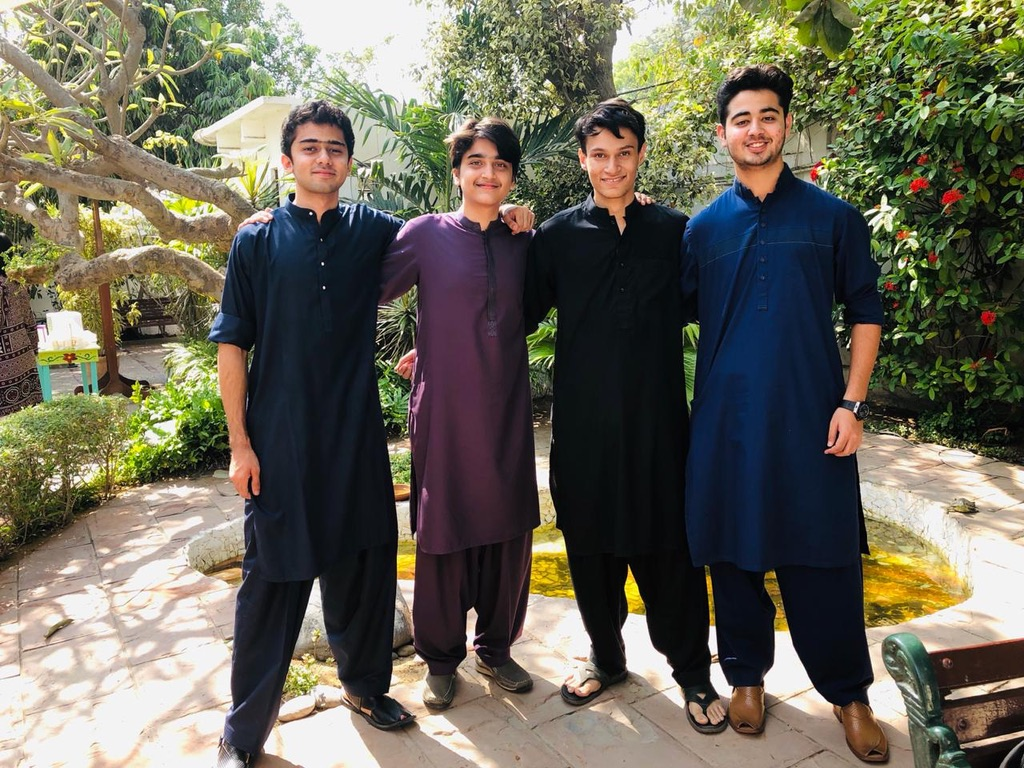
#> input picture Image Processing/UNADJUSTEDNONRAW_thumb_9d8.jpg, 1024 x 768 px, found by its file name
$ python FaceDetection.py
#> lines starting #> are read from the running program, lines starting #| are printed output that depends on the picture; after the words box and inside, x2 and y2 are one past the last pixel; in counts of white or black regions, pixels touching at a corner belong together
import cv2
face_cascade = cv2.CascadeClassifier("/Users/a./Desktop/Image Processing/haarcascade_frontalface_default.xml")
img = cv2.imread("/Users/a./Desktop/Image Processing/UNADJUSTEDNONRAW_thumb_9d8.jpg")
#> img is the input picture: shape (768, 1024, 3); mean B, G, R 87.4, 102.4, 105.7

gray = cv2.cvtColor(img,cv2.COLOR_BGR2GRAY)
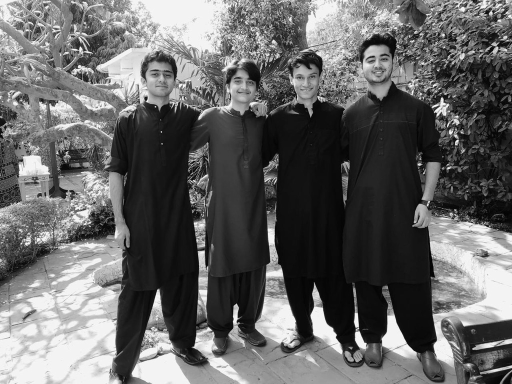
#> gray: shape (768, 1024) (shown at 1/2 size); min 0, max 255, mean 101.6
faces = face_cascade.detectMultiScale(gray,scaleFactor=1.05,minNeighbors=10)
#> faces = [[579, 131, 65, 65], [286, 120, 74, 74], [455, 140, 62, 62], [716, 87, 80, 80]]

for x,y,w,h in faces:
    img = cv2.rectangle(img,(x,y),(x+w,y+h),(0,255,0),3)
#> this loop made 4 passes
#> pass 1, `img = cv2.rectangle(img,(x,y),(x+w,y+h),(0,255,0),3)`:
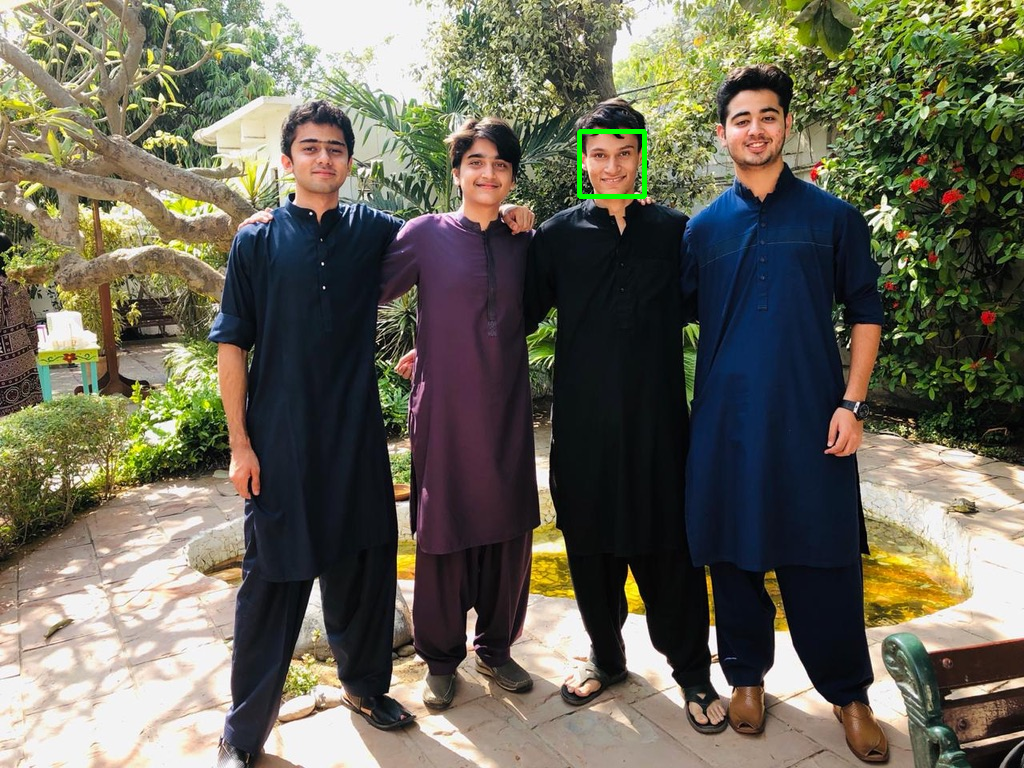
#> img: shape (768, 1024, 3); 0.16% of pixels changed, all inside (x1, y1, x2, y2) = (577, 129, 647, 199)
#> pass 2, `img = cv2.rectangle(img,(x,y),(x+w,y+h),(0,255,0),3)`:
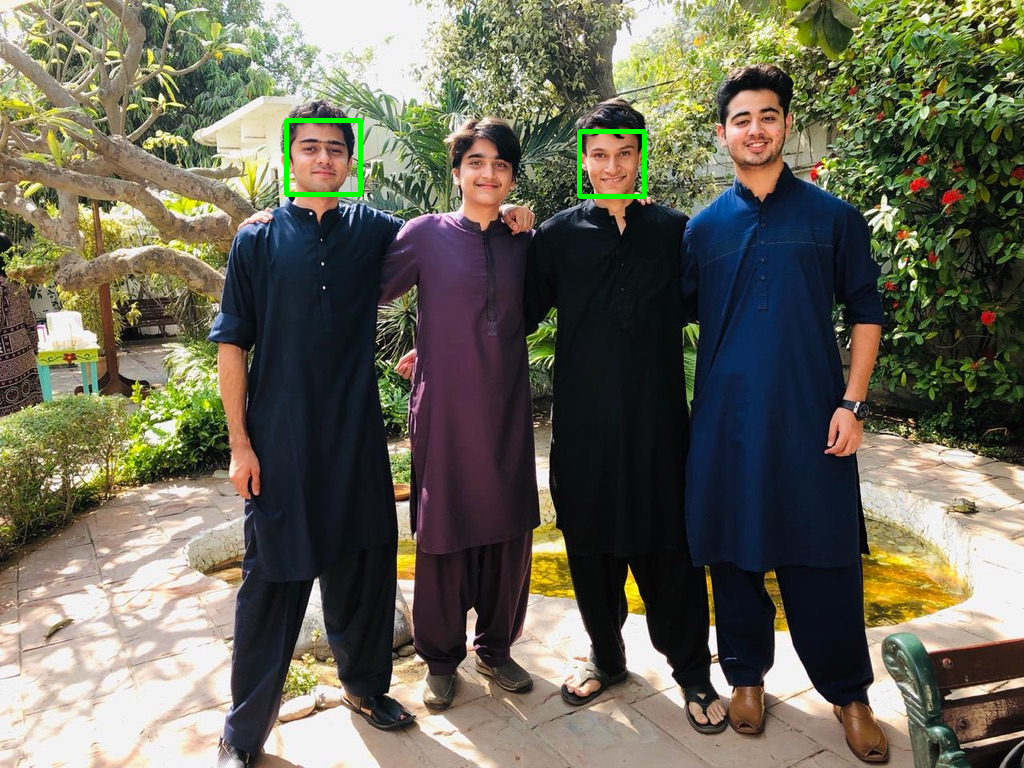
#> img: shape (768, 1024, 3); 0.19% of pixels changed, all inside (x1, y1, x2, y2) = (284, 118, 363, 197)
#> pass 3, `img = cv2.rectangle(img,(x,y),(x+w,y+h),(0,255,0),3)`:
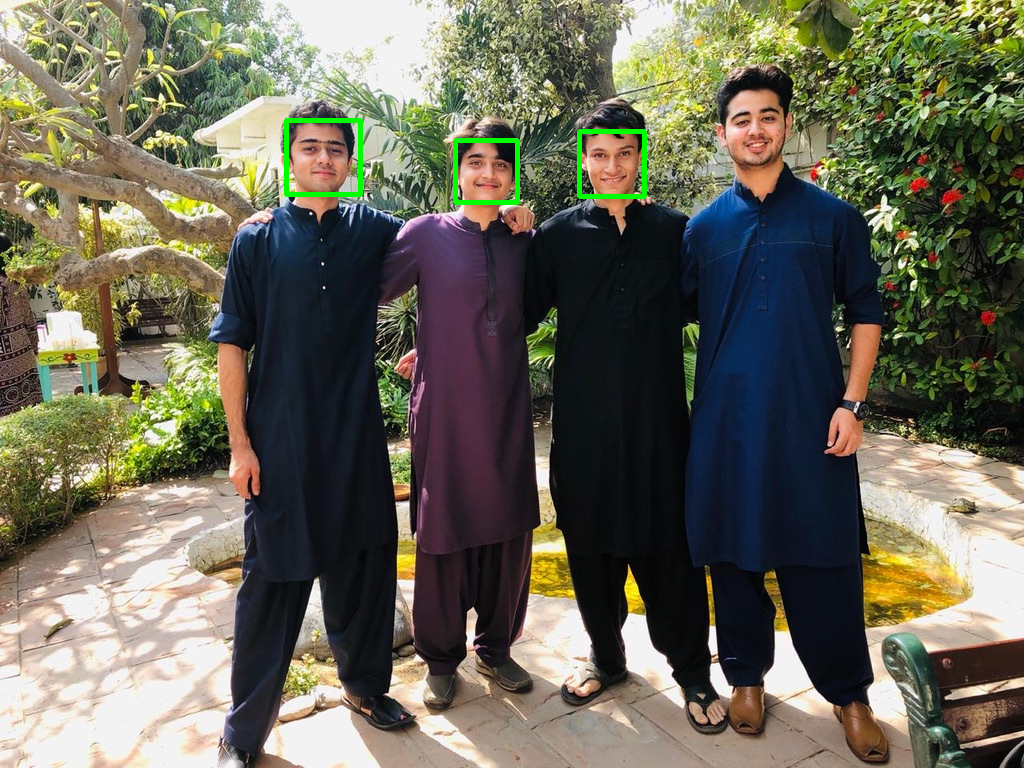
#> img: shape (768, 1024, 3); 0.16% of pixels changed, all inside (x1, y1, x2, y2) = (453, 138, 520, 205)
#> after the loop:
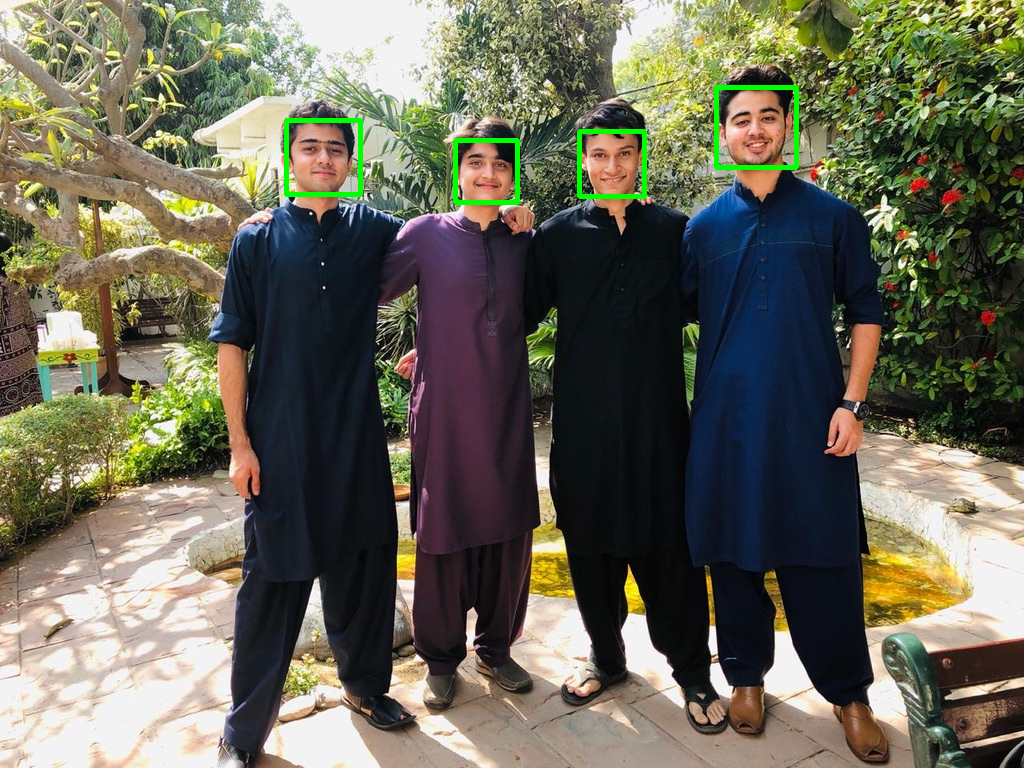
#> img: shape (768, 1024, 3); 0.2% of pixels changed, all inside (x1, y1, x2, y2) = (714, 85, 799, 170)

cv2.imshow("GRAY",img)
cv2.waitKey(0)
#> (the run stopped early here; a loop or call above may not have finished)

$ run again, with Image Processing/UNADJUSTEDNONRAW_thumb_5d8.jpg copied over Image Processing/UNADJUSTEDNONRAW_thumb_9d8.jpg
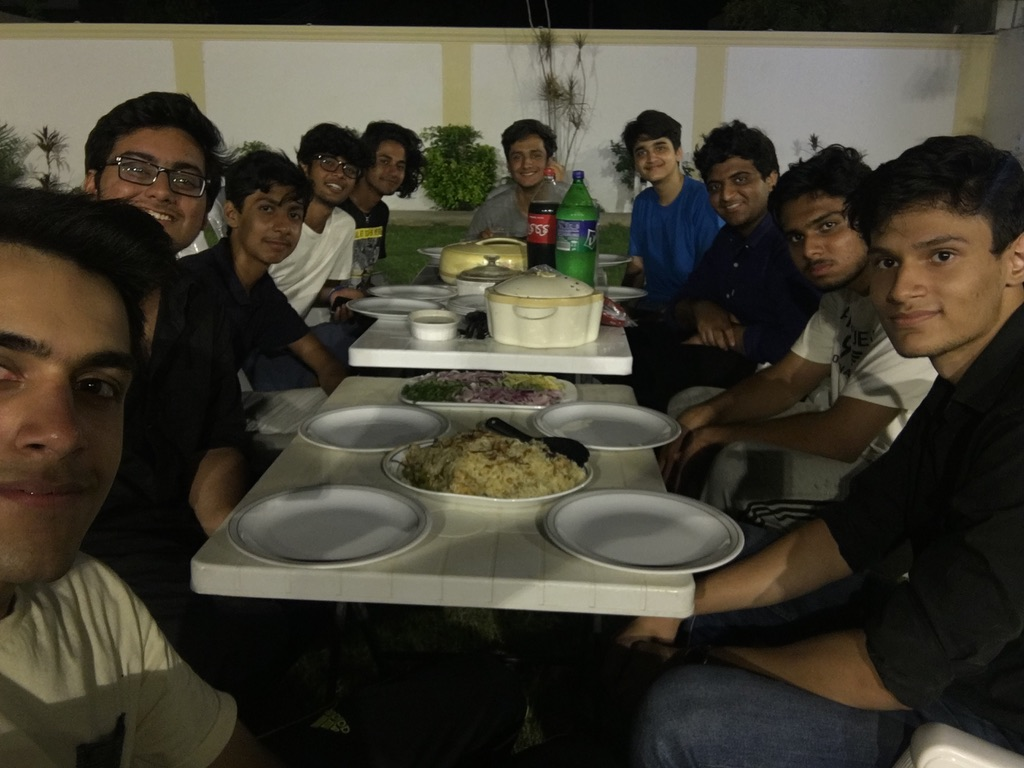
#> input picture Image Processing/UNADJUSTEDNONRAW_thumb_5d8.jpg, 1024 x 768 px, found by its file name
#> img is the input picture: shape (768, 1024, 3); mean B, G, R 50.9, 62.7, 66.6
#> `gray = cv2.cvtColor(img,cv2.COLOR_BGR2GRAY)`:
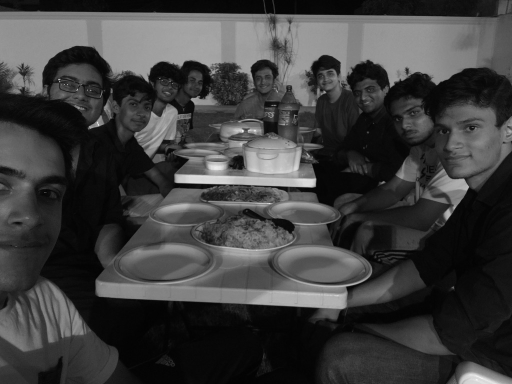
#> gray: shape (768, 1024) (shown at 1/2 size); min 0, max 254, mean 62.5
#> faces = [[500, 135, 55, 55], [628, 130, 52, 52], [367, 144, 50, 50], [855, 202, 143, 143]]
#> the loop `for x,y,w,h in faces:` made 4 passes
#> after the loop `for x,y,w,h in faces:`:
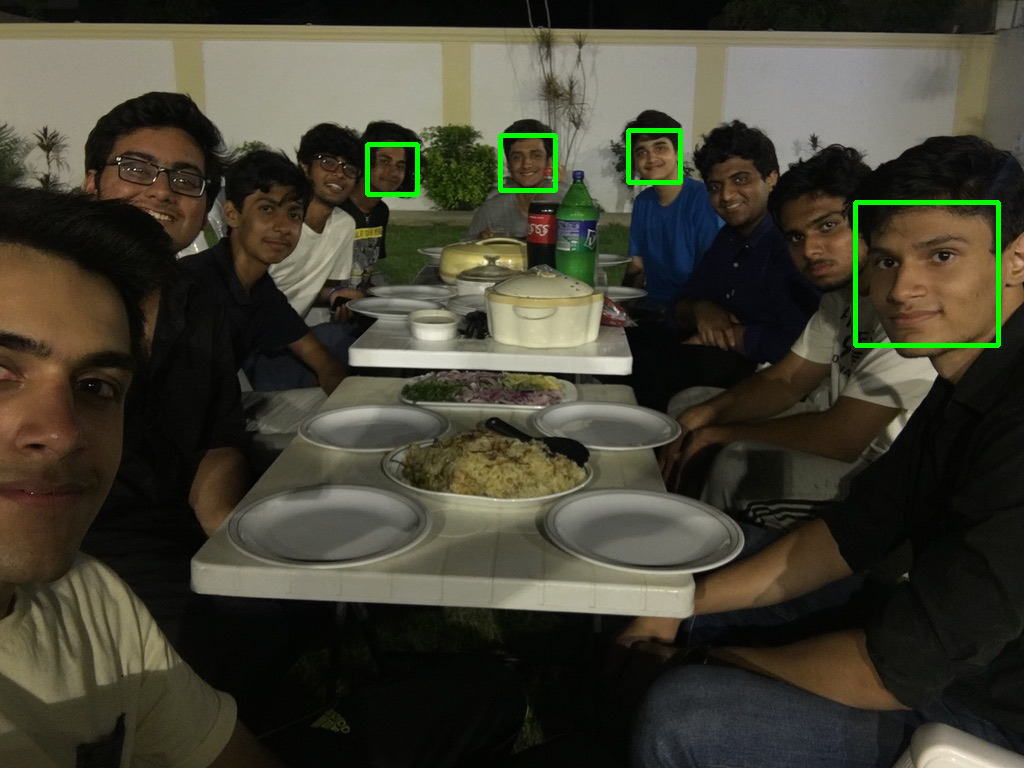
#> img: shape (768, 1024, 3); mean B, G, R 50.6, 64.2, 66.2

$ run again, with Image Processing/UNADJUSTEDNONRAW_thumb_13bf.jpg copied over Image Processing/UNADJUSTEDNONRAW_thumb_9d8.jpg
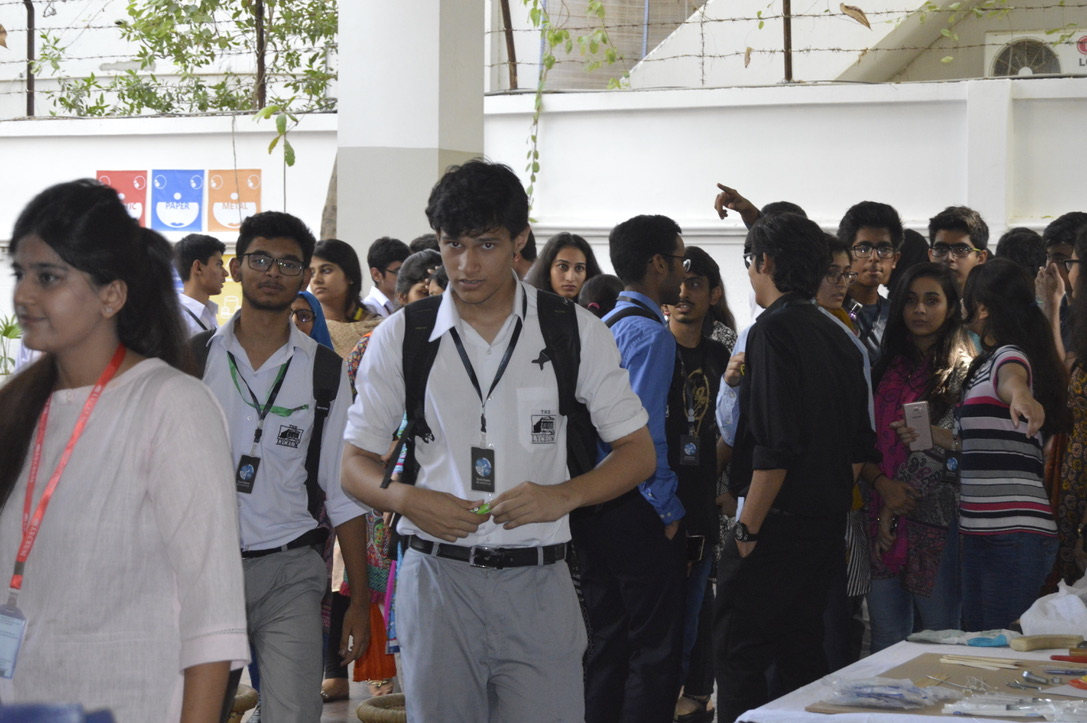
#> input picture Image Processing/UNADJUSTEDNONRAW_thumb_13bf.jpg, 1087 x 723 px, found by its file name
#> img is the input picture: shape (723, 1087, 3); mean B, G, R 119.3, 118.9, 122.2
#> faces = [[299, 254, 42, 42], [543, 246, 55, 55], [891, 277, 62, 62], [265, 388, 59, 59], [237, 232, 73, 73]]
#> the loop `for x,y,w,h in faces:` made 5 passes
#> pass 1, `img = cv2.rectangle(img,(x,y),(x+w,y+h),(0,255,0),3)`:
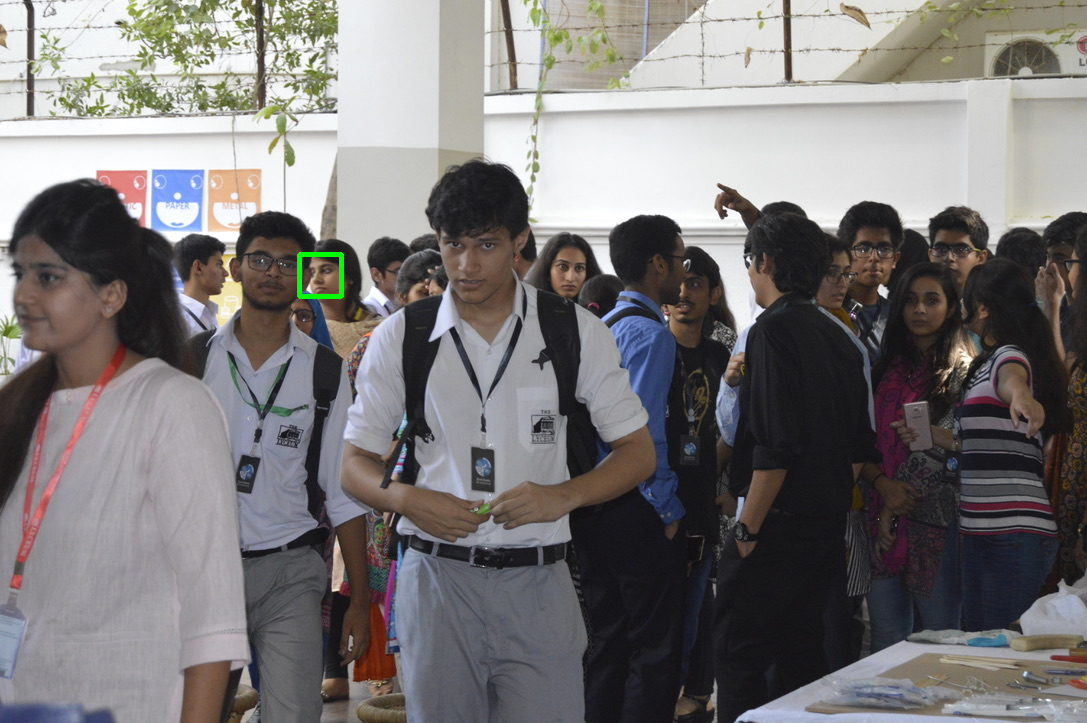
#> img: shape (723, 1087, 3); 0.11% of pixels changed, all inside (x1, y1, x2, y2) = (297, 252, 344, 299)
#> after the loop `for x,y,w,h in faces:`:
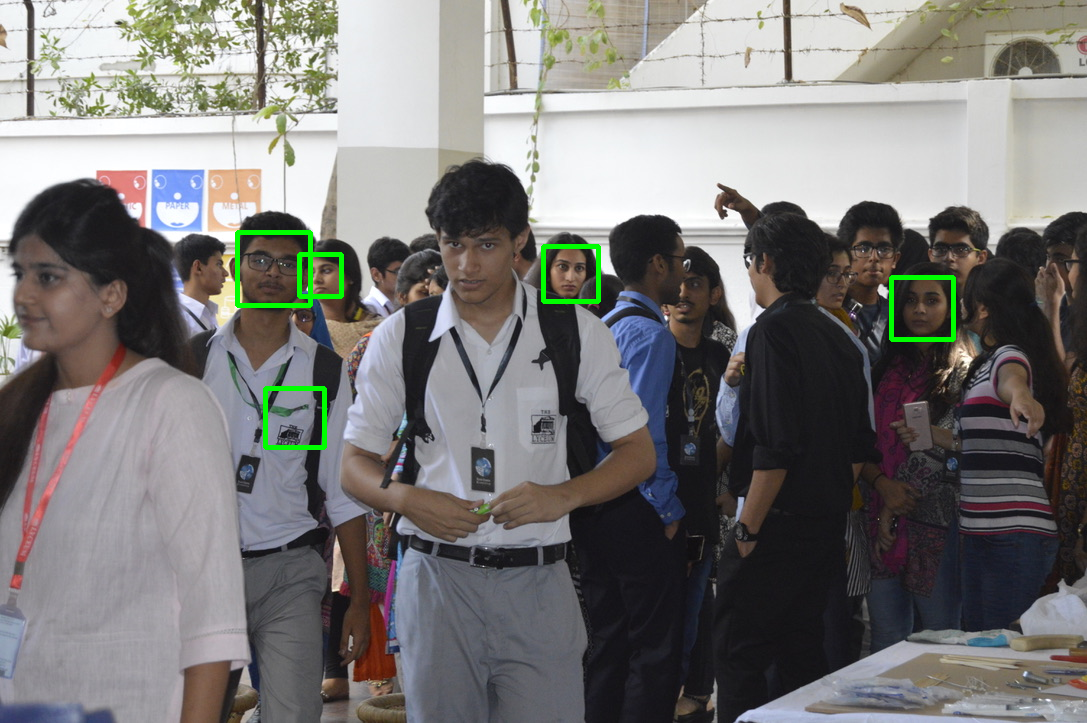
#> img: shape (723, 1087, 3); mean B, G, R 118.7, 120.2, 121.7
